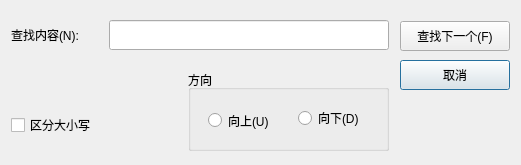
<?xml version="1.0" encoding="UTF-8"?>
<ui version="4.0">
 <class>SearchDialog</class>
 <widget class="QDialog" name="SearchDialog">
  <property name="geometry">
   <rect>
    <x>0</x>
    <y>0</y>
    <width>521</width>
    <height>165</height>
   </rect>
  </property>
  <property name="windowTitle">
   <string>查找</string>
  </property>
  <widget class="QLabel" name="label">
   <property name="geometry">
    <rect>
     <x>11</x>
     <y>20</y>
     <width>100</width>
     <height>30</height>
    </rect>
   </property>
   <property name="text">
    <string>查找内容(N):</string>
   </property>
  </widget>
  <widget class="QLineEdit" name="lineEdit">
   <property name="geometry">
    <rect>
     <x>109</x>
     <y>20</y>
     <width>280</width>
     <height>30</height>
    </rect>
   </property>
  </widget>
  <widget class="QPushButton" name="pushButton">
   <property name="geometry">
    <rect>
     <x>400</x>
     <y>60</y>
     <width>110</width>
     <height>30</height>
    </rect>
   </property>
   <property name="text">
    <string>取消</string>
   </property>
  </widget>
  <widget class="QPushButton" name="pushButton_2">
   <property name="geometry">
    <rect>
     <x>400</x>
     <y>21</y>
     <width>110</width>
     <height>30</height>
    </rect>
   </property>
   <property name="text">
    <string>查找下一个(F)</string>
   </property>
  </widget>
  <widget class="QCheckBox" name="checkBox">
   <property name="geometry">
    <rect>
     <x>11</x>
     <y>110</y>
     <width>131</width>
     <height>30</height>
    </rect>
   </property>
   <property name="text">
    <string>区分大小写</string>
   </property>
  </widget>
  <widget class="QGroupBox" name="groupBox">
   <property name="geometry">
    <rect>
     <x>188</x>
     <y>70</y>
     <width>201</width>
     <height>81</height>
    </rect>
   </property>
   <property name="title">
    <string>方向</string>
   </property>
   <widget class="QRadioButton" name="radioButton">
    <property name="geometry">
     <rect>
      <x>20</x>
      <y>40</y>
      <width>91</width>
      <height>21</height>
     </rect>
    </property>
    <property name="text">
     <string>向上(U)</string>
    </property>
   </widget>
   <widget class="QRadioButton" name="radioButton_2">
    <property name="geometry">
     <rect>
      <x>110</x>
      <y>40</y>
      <width>81</width>
      <height>16</height>
     </rect>
    </property>
    <property name="text">
     <string>向下(D)</string>
    </property>
   </widget>
  </widget>
 </widget>
 <resources/>
 <connections/>
</ui>
